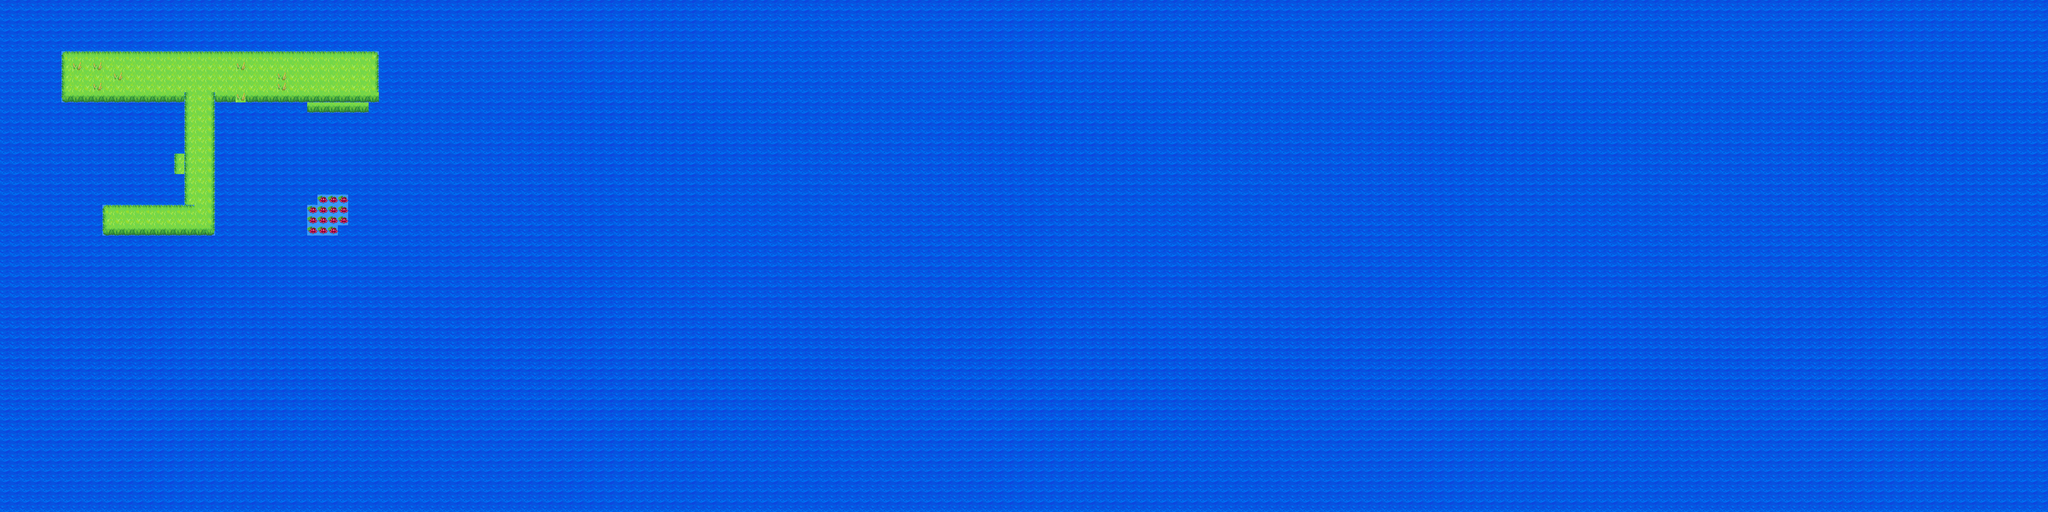

Rendered tile map (Tiled .tmx) drawn with the repository's tilesets; below, a short description and the map source with its tile grids summarised:
An orthogonal 200x50 tile map with 24x24 px tiles, 1 tile layer (background), 6 tilesets.

<map version="1.0" orientation="orthogonal" renderorder="right-down" width="200" height="50" tilewidth="24" tileheight="24" backgroundcolor="#55ff7f" nextobjectid="99">
 <tileset firstgid="1" name="tileset_gutter" tilewidth="16" tileheight="16" spacing="2" margin="1" tilecount="924" columns="33">
  <image source="tileset_gutter.png" width="594" height="504" />
 </tileset>
 <tileset firstgid="925" name="worldsheet1" tilewidth="16" tileheight="16" spacing="1" margin="1" tilecount="380" columns="20">
  <image source="worldsheet1.png" width="341" height="324" />
 </tileset>
 <tileset firstgid="1305" name="worltilesheet" tilewidth="16" tileheight="16" spacing="1" margin="1" tilecount="380" columns="20">
  <image source="worltilesheet.png" width="341" height="324" />
 </tileset>
 <tileset firstgid="1685" name="tileset_gutter - left" tilewidth="16" tileheight="16" spacing="2" margin="1" tilecount="924" columns="28">
  <image source="tileset_gutter - left.png" width="504" height="594" />
 </tileset>
 <tileset firstgid="2609" name="tileset_gutter - down" tilewidth="16" tileheight="16" spacing="2" margin="1" tilecount="924" columns="33">
  <image source="tileset_gutter - down.png" width="594" height="504" />
 </tileset>
 <tileset firstgid="3533" name="7-1" tilewidth="24" tileheight="24" spacing="1" margin="1" tilecount="648" columns="27">
  <image source="maps/7-1.png" width="676" height="601" />
 </tileset>
 <layer name="background" width="200" height="50">
  <data>[10000 cells, 10000 non-empty, 12 distinct tile ids]</data>
 </layer>
 <objectgroup name="wall" />
 <objectgroup name="flexiwall" />
 <objectgroup name="enemy" />
 <objectgroup name="start" />
 <objectgroup name="end" />
</map>
